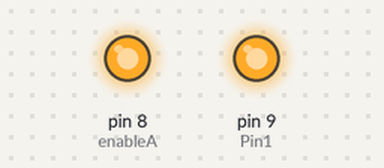
Simulated run of this sketch. Board: Arduino Uno, built with avr-gcc and run on an emulated ATmega328P. Parts: output pins drawn as LEDs (lit = HIGH).

Above: at 0.1 s.
Timing chart, 0 to 1.6 s (numbered marks = the images above):
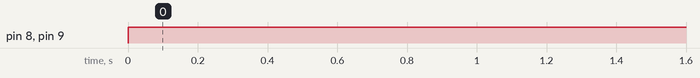

The sketch:

sketch_feb13f.ino
```cpp
int enableA = 8;
int Pin1 = 9;

void setup() {
  // put your setup code here, to run once:
  pinMode(enableA, OUTPUT);
  pinMode(Pin1, OUTPUT);
}

void loop(){


  analogWrite(enableA, 150);
  digitalWrite(Pin1, HIGH);
}
```

Measured:
- by itself, pin 8 (enableA), pin 9 (Pin1): LOW → HIGH at 0.00 s
